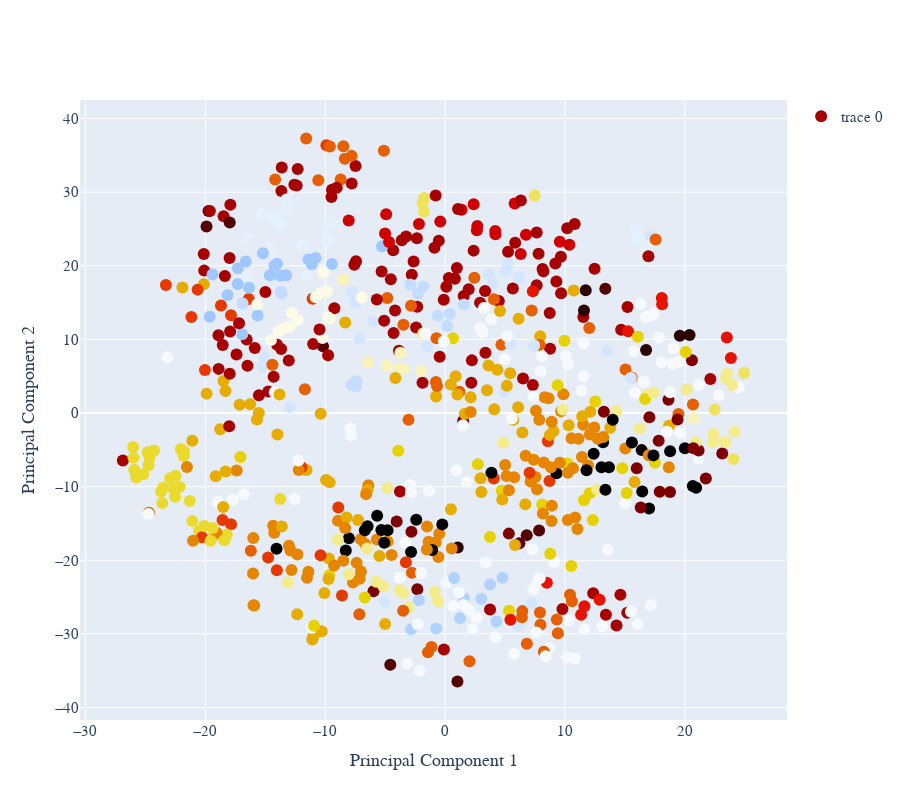

Here is the notebook cell this chart was saved with:
### Code cell
fig = go.Figure(data=go.Scatter(showlegend=True,
    x=X_embedded[:,0],
    y= X_embedded[:,1],
    mode='markers',marker_colorscale=plotly.colors.sequential.Blackbody,
    marker_color=GMM_Cluster['y'],marker = dict(size=12), hovertext=players)
)

fig.update_layout(xaxis=dict(showgrid=True, zeroline=False, showticklabels=True),
    yaxis=dict(zeroline=True, gridcolor='rgb(255,255,255)'), xaxis_title="Principal Component 1",
    yaxis_title="Principal Component 2",
   #paper_bgcolor='rgb(255,255,255)',
    #plot_bgcolor='rgb(255,255,255)', 
                  height=800,font={"family": "Raleway", "size": 15})



fig.show()

### Figure 1 — Plotly figure (JSON) as saved in the notebook; plotly's stock layout.template omitted (floating-point values rounded to 4 significant figures; data arrays with more than 128 entries replaced by an {"elided": "..."} marker saying what was removed)
{"data": [{"hovertext": {"elided": "709 str values"}, "marker": {"color": {"elided": "709 int values"}, "colorscale": [[0, "rgb(0,0,0)"], [0.25, "rgb(230,0,0)"], [0.5, "rgb(230,210,0)"], [0.75, "rgb(255,255,255)"], [1, "rgb(160,200,255)"]], "size": 12}, "mode": "markers", "showlegend": true, "type": "scatter", "x": {"elided": "709 float values"}, "y": {"elided": "709 float values"}}], "layout": {"font": {"family": "Raleway", "size": 15}, "height": 800, "xaxis": {"showgrid": true, "showticklabels": true, "title": {"text": "Principal Component 1"}, "zeroline": false}, "yaxis": {"gridcolor": "rgb(255,255,255)", "title": {"text": "Principal Component 2"}, "zeroline": true}}}
